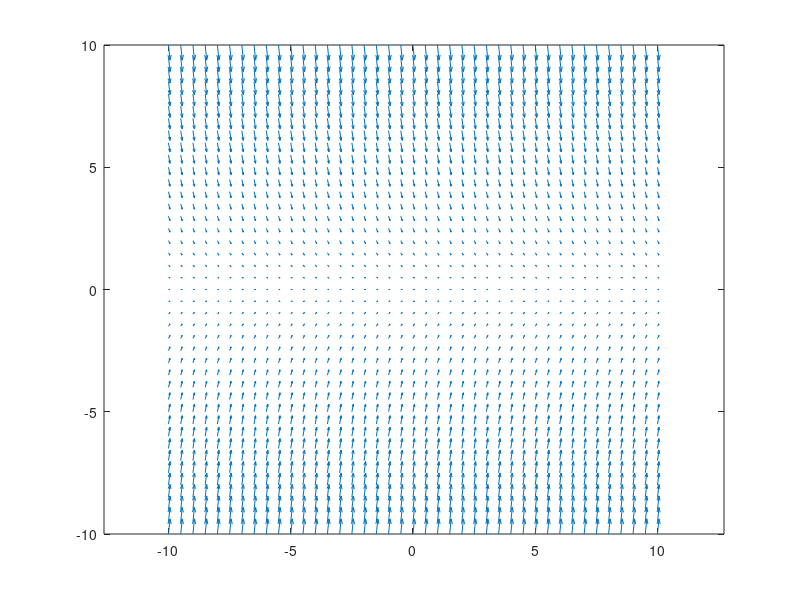
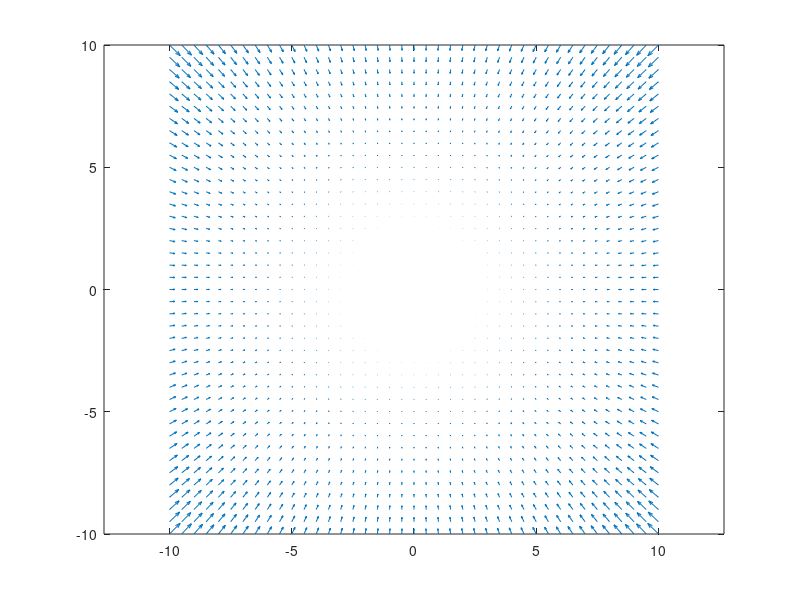

Write MATLAB code to recreate these figures, in order.
%Confirming straight path equations


clc
clear
close all

xs = -10:0.5:10;
ys = xs;

Us = [];
Vs = [];

theta = deg2rad(90);
a = cos(theta);
b = sin(theta);

for i=1:length(xs)
    for j = 1:length(ys)
        
        V = -[ (xs(i)*a+ys(j)*b)*a ; (xs(i)*a+ys(j)*b)*b ; 1] + [b;-a;0];
        
        mag = 1%sqrt(V(1)^2+V(2)^2);
        Us(i,j) = V(1)/mag;
        Vs(i,j)  = V(2)/mag;
        XS(i,j) = xs(i);
        YS(i,j) = ys(j);
        
    end
end




quiver(XS,YS,Us,Vs);
axis equal


yc = 0;
xc = 0;
r = 2;
for i=1:length(xs)
    for j = 1:length(ys)
        
        V = [ -2*(xs(i)-xc)*((xs(i)-xc)^2+(ys(j)-yc)^2-r^2)+2*(ys(j)-yc);
            -2*(ys(j)-yc)*((xs(i)-xc)^2+(ys(j)-yc)^2-r^2)-2*(xs(i)-xc);
            1];
            
        
        mag = 1%sqrt(V(1)^2+V(2)^2);
        Us(i,j) = V(1)/mag;
        Vs(i,j)  = V(2)/mag;
        XS(i,j) = xs(i);
        YS(i,j) = ys(j);
        
    end
end

figure
quiver(XS,YS,Us,Vs);
axis equal



